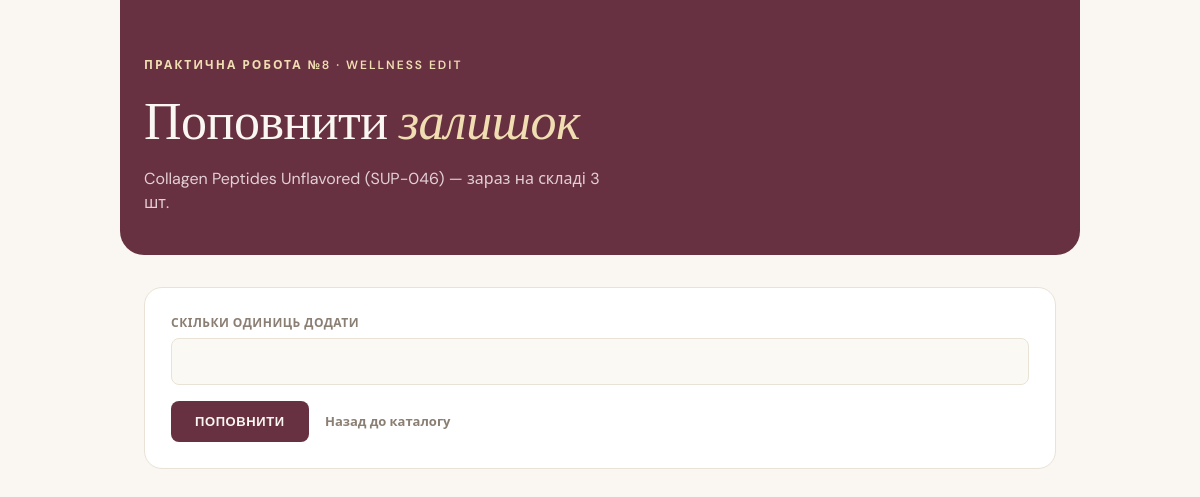
/restock.php?id=4, run on the app's committed database.
### tables this page shows
CREATE TABLE IF NOT EXISTS products (
    id INT AUTO_INCREMENT PRIMARY KEY,
    name VARCHAR(255) NOT NULL,
    price DECIMAL(10, 2) NOT NULL,
    sku VARCHAR(20) NOT NULL UNIQUE,
    stock INT NOT NULL DEFAULT 0
);

### lib/products.php (called while the page is built, shortened)
<?php
function getProductById(PDO $pdo, int $id): ?array
{
    $stmt = $pdo->prepare('SELECT * FROM products WHERE id = :id');
    $stmt->execute([':id' => $id]);
    $row = $stmt->fetch();
    return $row !== false ? $row : null;
}

### lib/security.php (called while the page is built, shortened)
<?php
function h($value): string
{
    return htmlspecialchars((string) $value, ENT_QUOTES | ENT_SUBSTITUTE, 'UTF-8');
}

### restock.php (the view, shortened to what this page needs)
<?php
require_once __DIR__ . '/db.php';
require_once __DIR__ . '/lib/products.php';
$id = filter_input(INPUT_GET, 'id', FILTER_VALIDATE_INT) ?: filter_input(INPUT_POST, 'id', FILTER_VALIDATE_INT);
$product = getProductById($pdo, $id);
$quantity = '';
?>
<!DOCTYPE html>
<html lang="uk">
<head>
    <link rel="stylesheet" href="style.css">
</head>
<body>
    <div class="hero">
        <span class="eyebrow">Практична робота №8 · Wellness Edit</span>
        <h1>Поповнити <em>залишок</em></h1>
        <p class="subtitle"><?= h($product['name']) ?> (<?= h($product['sku']) ?>) — зараз на складі <?= (int) $product['stock'] ?> шт.</p>
    </div>
    <div class="card form-card">
        <form method="post" action="restock.php" novalidate>
            <div class="field">
                <label for="quantity">Скільки одиниць додати</label>
                <input type="number" id="quantity" name="quantity" value="<?= h($quantity) ?>" required min="1" max="100000" step="1">
            </div>
            <button type="submit" class="btn-primary">Поповнити</button>
            <a href="index.php" class="btn-secondary-link">Назад до каталогу</a>
        </form>
    </div>
</body>
</html>

### style.css (style rules this page uses)
:root { --matcha: #CAC488; --butter: #F0DDB2; --orchid: #D4C0DC; --iceblue: #E7F8FF; --peppermint: #DCEECE; --plum: #673141; --plum-light: #8B4A5E; --cream: #FAF7F2; --ink: #2C1F1A; --ink-muted: #8B7E72; --border: #E9E2D6; --font-display: 'Fraunces', Georgia, serif; --font-body: 'DM Sans', system-ui, sans-serif; }
* { box-sizing: border-box; }
body { font-family: var(--font-body); max-width: 960px; margin: 0 auto; padding: 0 16px 48px; color: var(--ink); background: var(--cream); line-height: 1.5; font-weight: 400; }
.hero { background: var(--plum); color: var(--cream); margin: 0 -16px 24px; padding: 32px 18px 28px; border-radius: 0 0 18px 18px; }
.eyebrow { display: block; font-size: 11px; font-weight: 600; letter-spacing: 1.5px; text-transform: uppercase; color: var(--butter); margin-bottom: 14px; }
h1 { font-family: var(--font-display); font-weight: 400; font-size: 30px; line-height: 1.1; margin: 0 0 14px; color: var(--cream); letter-spacing: -0.5px; }
h1 em { font-style: italic; font-weight: 300; color: var(--butter); }
.subtitle { font-size: 14px; color: #E4CFD6; max-width: 480px; margin: 0; }
.card { background: #ffffff; border-radius: 14px; border: 1px solid var(--border); overflow: hidden; margin-bottom: 20px; overflow-x: auto; }
.form-card { padding: 18px; }
.field { margin-bottom: 16px; }
label { display: block; font-size: 12px; font-weight: 600; text-transform: uppercase; letter-spacing: 0.5px; color: var(--ink-muted); margin-bottom: 6px; }
input[type="text"], input[type="number"], select { width: 100%; font-family: var(--font-body); font-size: 15px; color: var(--ink); background: #FBF9F4; border: 1px solid var(--border); border-radius: 8px; padding: 11px 14px; transition: border-color 0.15s ease, background-color 0.15s ease; }
.btn-primary { display: inline-block; font-size: 13px; font-weight: 600; text-transform: uppercase; letter-spacing: 0.6px; color: var(--cream); background: var(--plum); border: none; border-radius: 8px; padding: 13px 24px; cursor: pointer; text-decoration: none; transition: background-color 0.15s ease; }
.btn-secondary-link { display: inline-block; font-size: 13px; font-weight: 600; color: var(--ink-muted); text-decoration: none; margin-left: 12px; }
@media (min-width: 640px) { body { padding: 0 24px 72px; } }
@media (min-width: 640px) { .hero { margin: 0 -24px 32px; padding: 56px 24px 40px; border-radius: 0 0 24px 24px; } }
@media (min-width: 640px) { .eyebrow { font-size: 12px; letter-spacing: 2px; margin-bottom: 18px; } }
@media (min-width: 640px) { h1 { font-size: 48px; margin: 0 0 18px; } }
@media (min-width: 640px) { .subtitle { font-size: 16px; } }
@media (min-width: 640px) { .card { border-radius: 18px; margin-bottom: 28px; overflow-x: visible; } }
@media (min-width: 640px) { .form-card { padding: 26px; } }
@media (min-width: 640px) { input[type="text"], input[type="number"], select { font-size: 16px; padding: 12px 16px; } }
@media (min-width: 960px) { h1 { font-size: 52px; } }

### data on the page
products: name "Collagen Peptides Unflavored", sku "SUP-046", stock "3"
